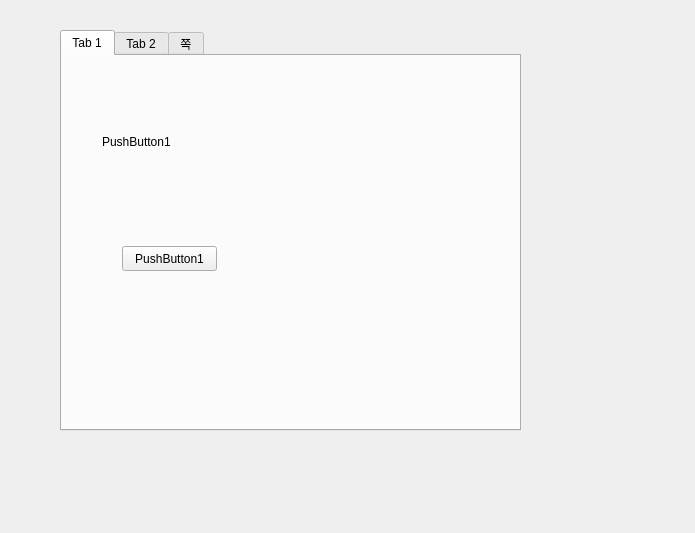
<?xml version="1.0" encoding="UTF-8"?>
<ui version="4.0">
 <class>Form</class>
 <widget class="QWidget" name="Form">
  <property name="geometry">
   <rect>
    <x>0</x>
    <y>0</y>
    <width>695</width>
    <height>533</height>
   </rect>
  </property>
  <property name="windowTitle">
   <string>Form</string>
  </property>
  <widget class="QTabWidget" name="tabWidget">
   <property name="geometry">
    <rect>
     <x>60</x>
     <y>30</y>
     <width>461</width>
     <height>401</height>
    </rect>
   </property>
   <property name="toolTip">
    <string>&lt;html&gt;&lt;head/&gt;&lt;body&gt;&lt;p&gt;Tab3&lt;/p&gt;&lt;p&gt;&lt;br/&gt;&lt;/p&gt;&lt;/body&gt;&lt;/html&gt;</string>
   </property>
   <property name="currentIndex">
    <number>0</number>
   </property>
   <widget class="QWidget" name="tab">
    <attribute name="title">
     <string>Tab 1</string>
    </attribute>
    <widget class="QPushButton" name="pushButton_1">
     <property name="geometry">
      <rect>
       <x>60</x>
       <y>190</y>
       <width>95</width>
       <height>25</height>
      </rect>
     </property>
     <property name="text">
      <string>PushButton1</string>
     </property>
    </widget>
    <widget class="QLabel" name="label_1">
     <property name="geometry">
      <rect>
       <x>40</x>
       <y>30</y>
       <width>191</width>
       <height>111</height>
      </rect>
     </property>
     <property name="text">
      <string>PushButton1</string>
     </property>
    </widget>
   </widget>
   <widget class="QWidget" name="tab_2">
    <attribute name="title">
     <string>Tab 2</string>
    </attribute>
    <widget class="QPushButton" name="pushButton_2">
     <property name="geometry">
      <rect>
       <x>170</x>
       <y>210</y>
       <width>95</width>
       <height>25</height>
      </rect>
     </property>
     <property name="text">
      <string>PushButton2</string>
     </property>
    </widget>
    <widget class="QLabel" name="label_2">
     <property name="geometry">
      <rect>
       <x>150</x>
       <y>90</y>
       <width>191</width>
       <height>111</height>
      </rect>
     </property>
     <property name="text">
      <string>2page</string>
     </property>
    </widget>
   </widget>
   <widget class="QWidget" name="tab_3">
    <attribute name="title">
     <string>쪽</string>
    </attribute>
    <widget class="QLabel" name="label_3">
     <property name="geometry">
      <rect>
       <x>50</x>
       <y>30</y>
       <width>191</width>
       <height>111</height>
      </rect>
     </property>
     <property name="text">
      <string>3page</string>
     </property>
    </widget>
    <widget class="QPushButton" name="pushButton_3">
     <property name="geometry">
      <rect>
       <x>70</x>
       <y>150</y>
       <width>95</width>
       <height>25</height>
      </rect>
     </property>
     <property name="text">
      <string>PushButton3</string>
     </property>
    </widget>
   </widget>
  </widget>
 </widget>
 <resources/>
 <connections/>
</ui>
